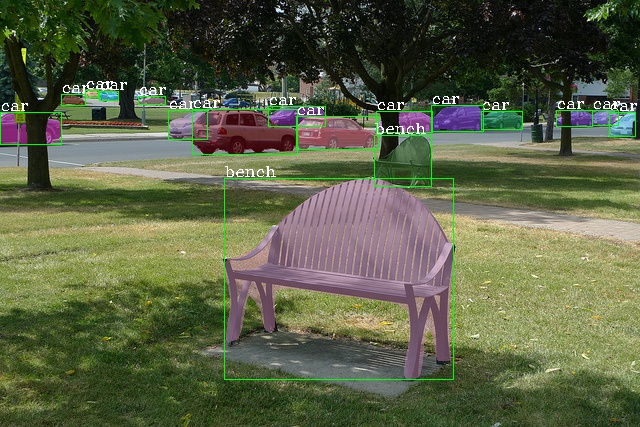
#> input picture GFocalV2-pytorch/resources/coco_test_12510.jpg, 640 x 427 px
$ python -i augmentations.py   (imports and definitions only)
#> lines starting #> are read from the running program, lines starting #| are printed output that depends on the picture
#> further down, picture is the input picture: shape (427, 640, 3); mean B, G, R 69.1, 97.4, 91
import math
import random
import cv2 as cv
import numpy as np
import jittor as jt
from copy import deepcopy

# [1 line not run here, left out]


def mosaic_augment(img, target, img_root, annotations, img_idx, imgsz=640, usage_prob=0.5, mixup_prob=0.15, keep_ratio=True):
    # 这是一个简化的Mosaic实现，仅用于占位
    return img, target


# [31 lines left out: function letterbox, not called in this run]


def augment_hsv(img, h_gain=0.014, s_gain=0.68, v_gain=0.36):
    """HSV色彩空间增强"""
#> called with h_gain = 0.014, s_gain = 0.68, v_gain = 0.36
    r = np.random.uniform(-1, 1, 3) * [h_gain, s_gain, v_gain] + 1  # random gains
    hue, sat, val = cv.split(cv.cvtColor(img, cv.COLOR_BGR2HSV))
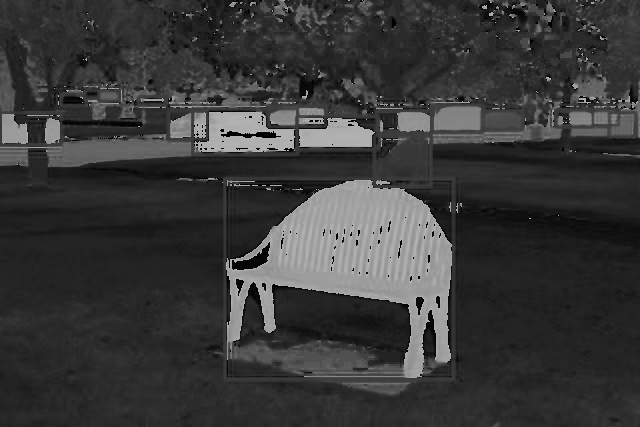
#> hue: shape (427, 640); min 0, max 179, mean 56.9
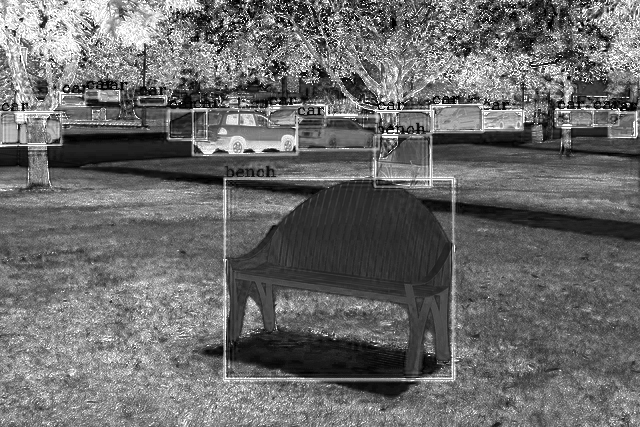
#> sat: shape (427, 640); min 0, max 255, mean 106.9
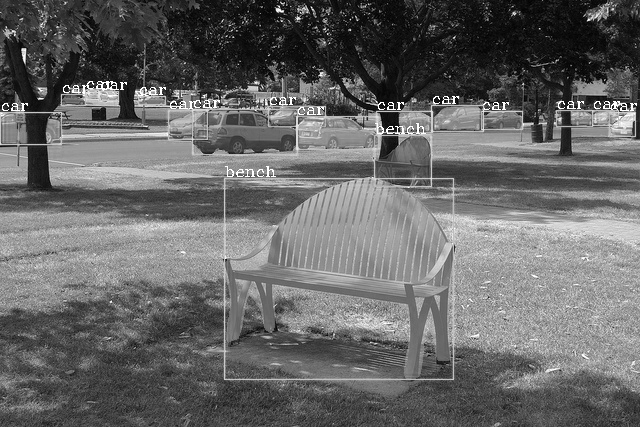
#> val: shape (427, 640); min 0, max 255, mean 102.9
    dtype = img.dtype  # uint8

    x = np.arange(0, 256, dtype=r.dtype)
    lut_hue = ((x * r[0]) % 180).astype(dtype)
    lut_sat = np.clip(x * r[1], 0, 255).astype(dtype)
#> lut_sat = 256 values from 0 to 255
    lut_val = np.clip(x * r[2], 0, 255).astype(dtype)
#> lut_val = 256 values from 0 to 255

    img_hsv = cv.merge((cv.LUT(hue, lut_hue), cv.LUT(sat, lut_sat), cv.LUT(val, lut_val)))
#> img_hsv: shape (427, 640, 3); mean H, S, V 56.9, 134.5, 109.9
    img = cv.cvtColor(img_hsv, cv.COLOR_HSV2BGR)
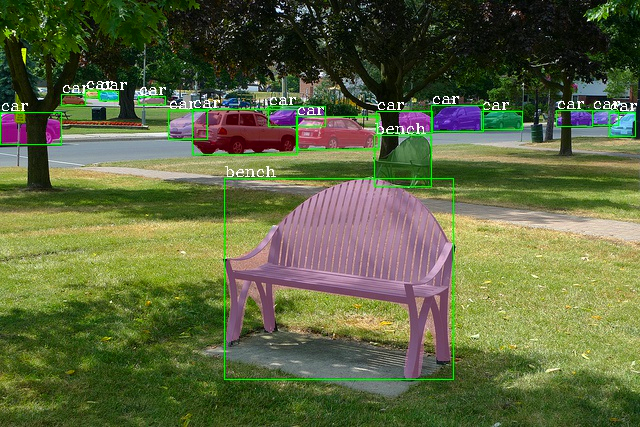
#> img: shape (427, 640, 3); mean B, G, R 63.4, 102.3, 93.4
    return img


class MOSAIC:
    # [16 lines left out: functions __init__, __call__, not called in this run]


class YOLOV5Augmentation:
    # [17 lines left out: functions __init__, __call__, not called in this run]


class SSDBaseTransform:
    # [29 lines left out: functions __init__, __call__, not called in this run]


class SSDAugmentationTrain:
    # [39 lines left out: functions __init__, __call__, not called in this run]

>>> import cv2
>>> picture = cv2.imread('../../../GFocalV2-pytorch/resources/coco_test_12510.jpg')
>>> result = augment_hsv(picture)
